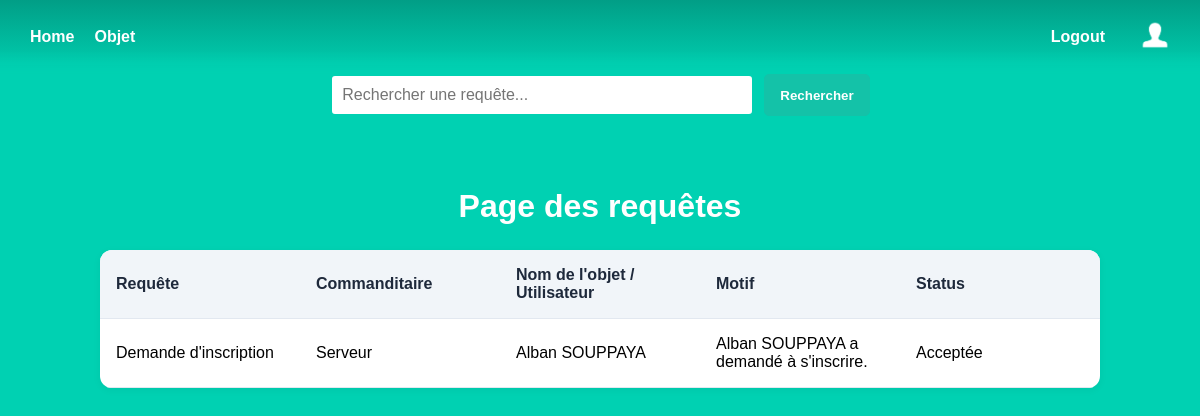
The app's page /request_admin (signed in), older data.
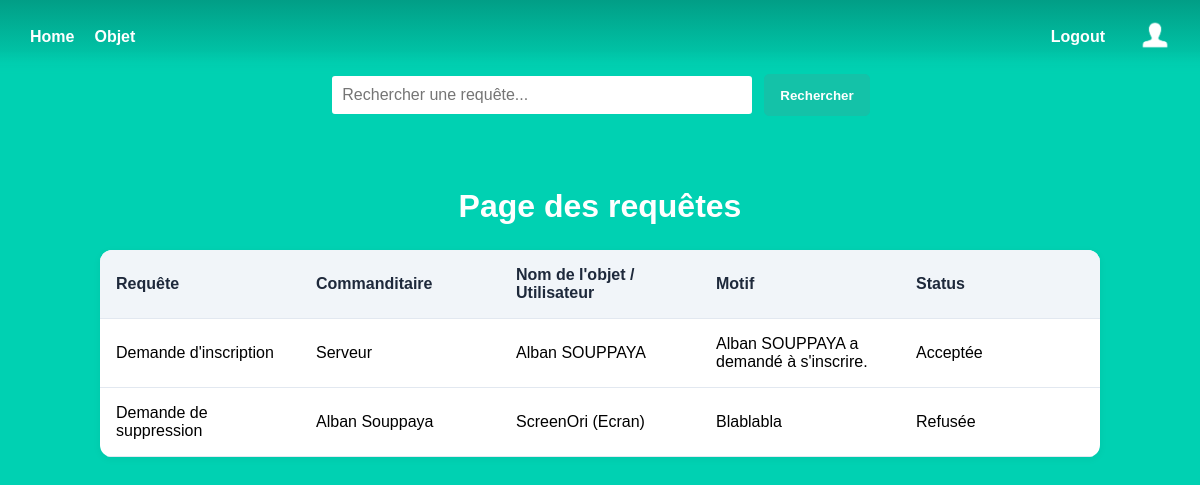
The same page, newer data.
### models.py (models this page shows)
class Request(db.Model):
    id = db.Column(db.Integer, primary_key=True)
    title = db.Column(db.String)
    description = db.Column(db.Text)
    status = db.Column(db.String)
    object_name = db.Column(db.String)
    object_type = db.Column(db.String)
    user_lastname = db.Column(db.String)
    user_firstname = db.Column(db.String)

### admin.py (the view)
@admin.route('/request_admin')
def request_admin_list():
    requests = Request.query.all()
    return render_template('admin_request.html', requests=requests)

### templates/admin_request.html
{% extends 'base.html' %}
{% block content %}
<div class="search-container">
    <input type="text" class="search-input search-obj" placeholder="Rechercher une requête...">
    <button class="search-button">Rechercher</button>
</div>
<h1 class="title">
    Page  des requêtes
</h1>
<div class="resquest-container">
    <div class="">
        <table>
            <tr>
                <th>Requête</th>
                <th>Commanditaire</th>
                <th>Nom de l'objet / Utilisateur</th>
                <th>Motif</th>
                <th>Status</th>
            </tr>
        {% for rqs in requests %}
        {% if rqs.title == "Demande de suppression" %}
            <tr>
                <td>{{rqs.title}}</td>
                <td>{{rqs.user_firstname}} {{rqs.user_lastname}}</td>
                <td>{{rqs.object_name}} ({{rqs.object_type}})</td>
                <td>{{rqs.description}}</td>
                {% if rqs.status == "En attente" %}
                <td>
                    <form action="{{ url_for('admin.request_accept', request_id=rqs.id) }}" method="post">
                        <button type="submit" class="accept-btn">Accepter</button>
                    </form>
                    <form action="{{ url_for('admin.request_refuse', request_id=rqs.id) }}" method="post">
                        <button type="submit" class="refuse-btn">Refuser</button>
                    </form>
                </td>
                {% else %}
                    <td>{{rqs.status}}</td>
                {% endif %}
            </tr>
        {% elif rqs.title == "Demande d'inscription" %}
            <tr>
                <td>{{rqs.title}}</td>
                <td>Serveur</td>
                <td>{{rqs.user_firstname}} {{rqs.user_lastname}}</td>
                <td>{{rqs.description}}</td>
                {% if rqs.status == "En attente" %}
                <td>
                    <form action="{{ url_for('admin.request_accept', request_id=rqs.id) }}" method="post">
                        <button type="submit" class="">Accepter</button>
                    </form>
                    <form action="{{ url_for('admin.request_refuse', request_id=rqs.id) }}" method="post">
                        <button type="submit" class="">Refuser</button>
                    </form>
                </td>
                {% else %}
                    <td>{{rqs.status}}</td>
                {% endif %}
            </tr>
        {% endif %}
        {% endfor %}
        </table>
    </div>
</div>
{% endblock %}

### templates/base.html (shortened to what this page needs)
<!DOCTYPE html>
<html lang="fr">
<head>
    <link rel="stylesheet" href="{{ url_for('static', filename='styles/base2.css') }}" />
</head>
<body>
    <section class="hero is-primary is-fullheight">
        <div class="hero-head">
            <nav class="navbar">
                <div class="container">
                    <div class="navbar-start">
                        <a href="{{ url_for('main.index') }}" class="navbar-item">Home</a>
                        {% if current_user.is_authenticated %}
                            <a href="{{ url_for('manage_object.list_objects') }}" class="navbar-item">Objet</a>
                        {% endif %}
                    </div>
                    <div class="navbar-end">
                        {% if current_user.is_authenticated %}
                        <a href="{{ url_for('auth.logout') }}" class="navbar-item">Logout</a>
                            <a href="{{ url_for('main.profile') }}" class="navbar-item">
                                <img src="{{ url_for('static', filename='profile-icon-white-6-1.png') }}" alt="Profil"  width="30" height="30">
                            </a>
                        {% else %}
                            <a href="{{ url_for('auth.login') }}" class="navbar-item">Login</a>
                            <a href="{{ url_for('auth.signup') }}" class="navbar-item">Sign Up</a>
                        {% endif %}
                    </div>
                </div>
            </nav>
        </div>
        <div class="hero-body">
                {% block content %}
                {% endblock %}
        </div>
    </section>
</body>
</html>

### static/styles/base2.css (style rules this page uses)
html, body { height: 100%; margin: 0; padding: 0; font-family: 'Arial', sans-serif; background-color: #00d1b2; color: rgb(0, 0, 0); text-align: center; }
.navbar { display: flex; justify-content: space-between; align-items: center; background: linear-gradient(to bottom, #019e86, #00d1b2); padding: 10px 20px; color: white; -webkit-mask-image: linear-gradient(to bottom, rgba(0, 0, 0, 1) 70%, rgba(0, 0, 0, 0)); mask-image: linear-gradient(to bottom, rgba(0, 0, 0, 1) 70%, rgba(0, 0, 0, 0)); height: 10%; }
.navbar .container { display: flex; width: 100%; justify-content: space-between; align-items: center; }
.navbar-start { display: flex; align-items: center; }
.navbar-end { display: flex; align-items: center; gap: 15px; }
.navbar-item { color: white !important; font-weight: bold; text-decoration: none; padding: 10px; }
.hero-body { display: flex; flex-direction: column; justify-content: center; align-items: center; height: calc(100vh - 56px); width: 100%; box-sizing: border-box; height: 90%; }
.title { color: white; padding-top: 25px; font-size: 2rem; font-weight: 600; line-height: 1.125 }
.search-container { display: flex; justify-content: center; margin-bottom: 20px; }
.search-input { width: 400px; max-width: 100%; padding: 10px; border: 2px solid #00d1b2; border-radius: 5px; font-size: 16px; }
.search-button { background-color: #14c2a8; border: 1px solid #14c2a8; color: white; font-weight: bold; padding: 10px 15px; border-radius: 5px; margin-left: 10px; cursor: pointer; transition: background 0.3s; }
.resquest-container table { table-layout: fixed; width: 100%; border-collapse: collapse; margin: 0 auto; max-width: 1000px; background-color: white; border-radius: 12px; overflow: hidden; box-shadow: 0 2px 8px rgba(0, 0, 0, 0.05); }
.resquest-container th, td { text-align: left; padding: 1rem; border-bottom: 1px solid #e2e8f0; }
.resquest-container th { background-color: #f1f5f9; color: #1e293b; font-weight: 600; }

Row changes from the older to the newer data that the page shows:
added Request: title "Demande de suppression", user_firstname "Alban", user_lastname "Souppaya", object_name "ScreenOri", object_type "Ecran", description "Blablabla", status "Refusée"
